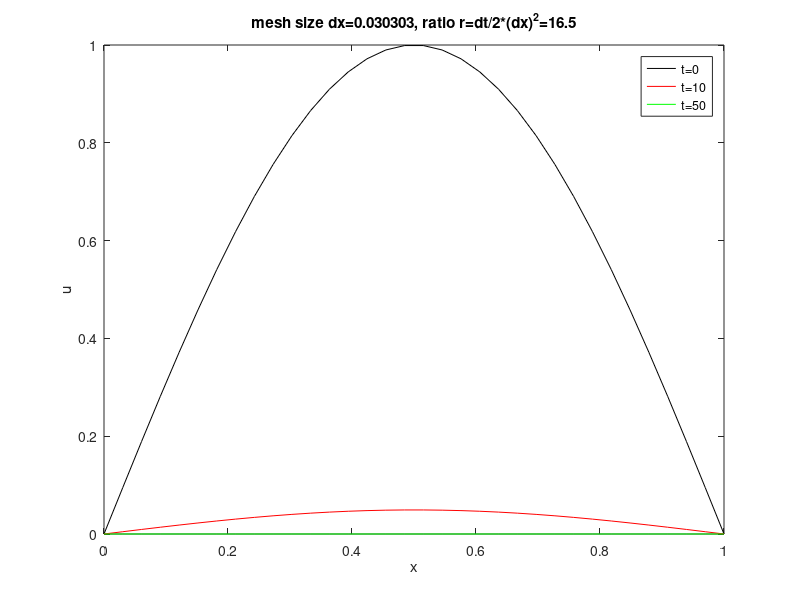
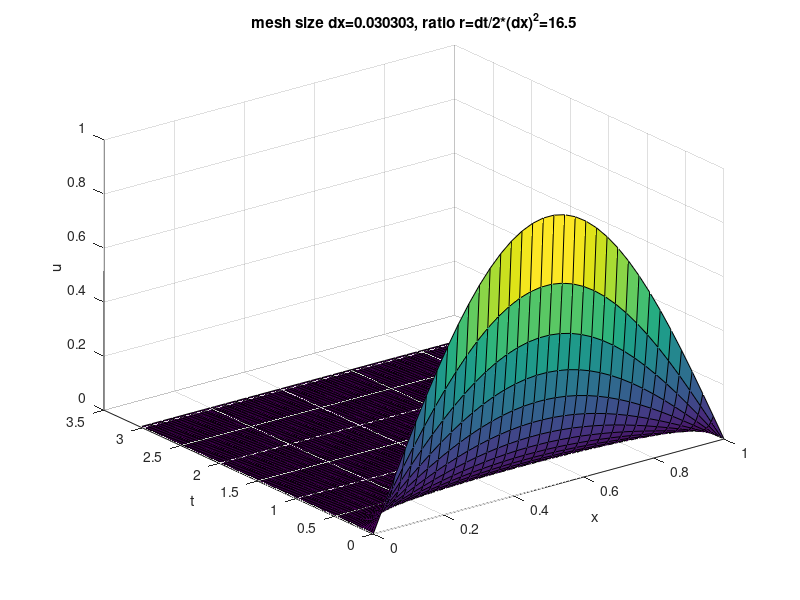
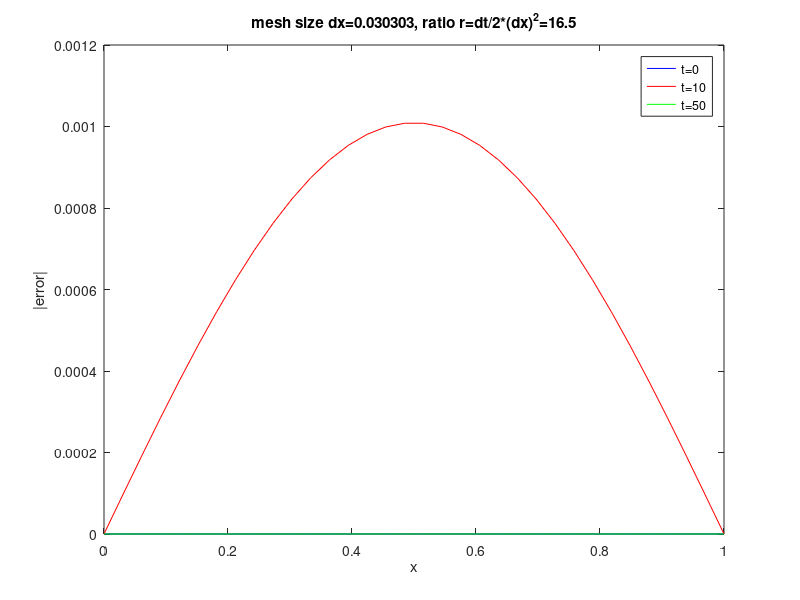
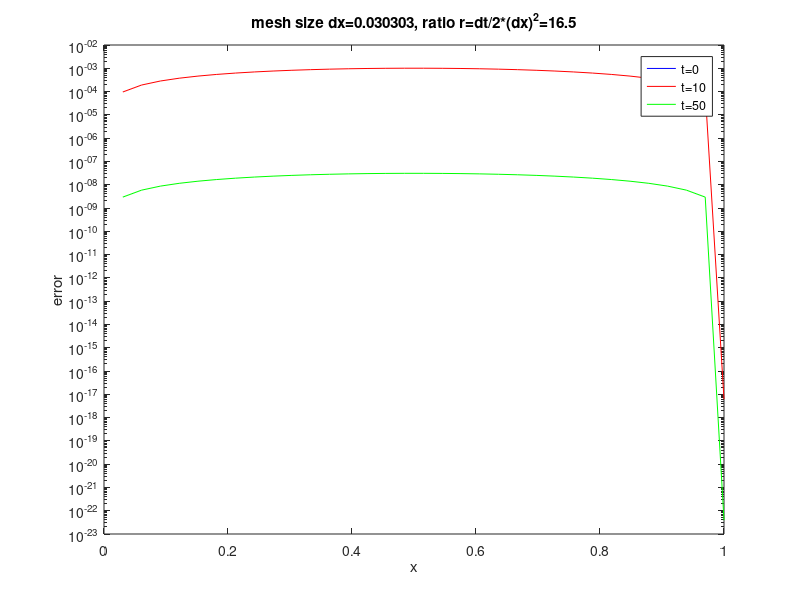

The MATLAB source for these figures, in order:
%% Heat equation u_t=u_xx - finite difference scheme - Crank Nicolson method 

%%
%   This program integrates the heat equation  u_t - u_xx = 0
%   on the interval [0,1] using finite difference approximation 
%   via Crank Nicolson method. The implicit set of equations are solved at
%   each time step



clear all, clc, clf
%% Initial and Boundary conditions
M=32;
dx = (1-0)/(M+1);
dt = dx;

% number of time iterations
K =100; 

% final time of the computation
Tf = K*dt; 

% initial conditions
u0 = @(x) sin(pi*x);



% the mesh ratio
r = dt/(2*dx^2);

tvals=0:dt:Tf;
xvals=0:dx:1;

ue= sin(pi*xvals);

N=length(tvals);
J=length(xvals);
% Note: the original index j runs from j = 1 ( x = 0) to j = J ( x = 1).


u=zeros(J,N);

u(:,1)=u0(xvals);


E = ones(J ,1);
D = spdiags([-E 2*E -E],[-1,0,1],J,J);
I = speye(J);

A = I+ r*D;
B = I- r*D;

A(1,:) = 0; A(1,1) = 1;
A(J,:) = 0; A(J,J) = 1;



%% Time iteration

n=0;
for m = 1:K-1
    n=n+1; % counter for iteration
    rhs=B*u(:,n);
    rhs([1,J])=0;
    u(:,n+1) = A\rhs;
    u(1,n+1) = 0;
	u(J,n+1) = 0;
end 




%% Plot the final results

figure(1)
plot(xvals,u(:,1),'k');hold on %soluton at t=0
xlabel x; ylabel u;  
title(strcat('mesh size dx= ',num2str(dx),...
    ', ratio r=dt/2*(dx)^2= ',num2str(r)))
plot(xvals,u(:,11),'r');hold on
plot(xvals,u(:,51),'g');hold on
legend('t=0', 't=10','t=50')
hold off



figure(2)
surf(xvals, tvals, u')
xlabel x; ylabel t; zlabel u  
title(strcat('mesh size dx= ',num2str(dx),...
    ', ratio r=dt/2*(dx)^2= ',num2str(r)))

figure(3)
plot(xvals,abs(exp(-pi^2*tvals(1))*ue-u(:,1)'),'b');hold on %soluton at t=0
xlabel  x; ylabel |error|;  
title(strcat('mesh size dx= ',num2str(dx),...
    ', ratio r=dt/2*(dx)^2= ',num2str(r)))
plot(xvals,abs(exp(-pi^2*tvals(11))*ue-u(:,11)'),'r');hold on
plot(xvals,abs(exp(-pi^2*tvals(51))*ue-u(:,51)'),'g');hold on
legend('t=0', 't=10','t=50')
hold off

figure(4)
semilogy(xvals,abs(exp(-pi^2*tvals(1))*ue-u(:,1)'),'b');hold on %soluton at t=0
xlabel x; ylabel error;  
title(strcat('mesh size dx= ',num2str(dx),...
    ', ratio r=dt/2*(dx)^2= ',num2str(r)))
semilogy(xvals,abs(exp(-pi^2*tvals(11))*ue-u(:,11)'),'r');hold on
semilogy(xvals,abs(exp(-pi^2*tvals(51))*ue-u(:,51)'),'g');hold on
legend('t=0', 't=10','t=50')
hold off
